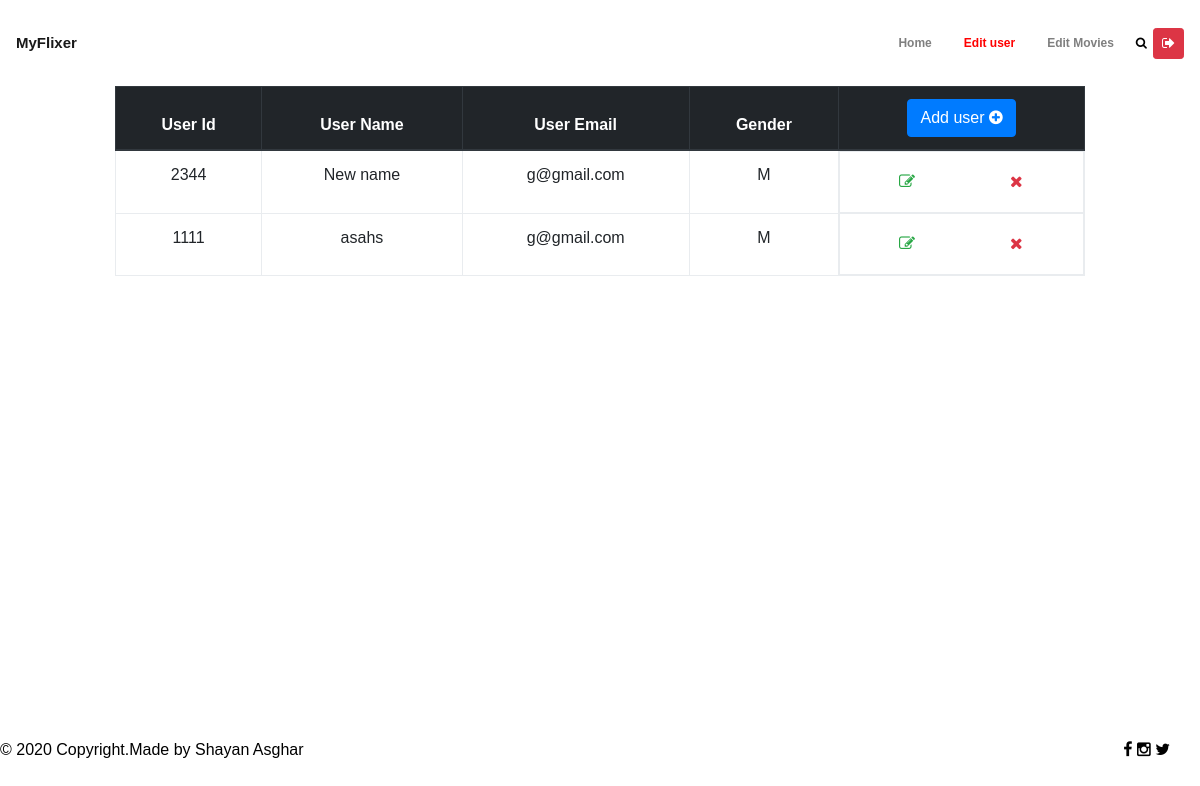
/home/users/ (signed in), run on an earlier commit of the app's database.
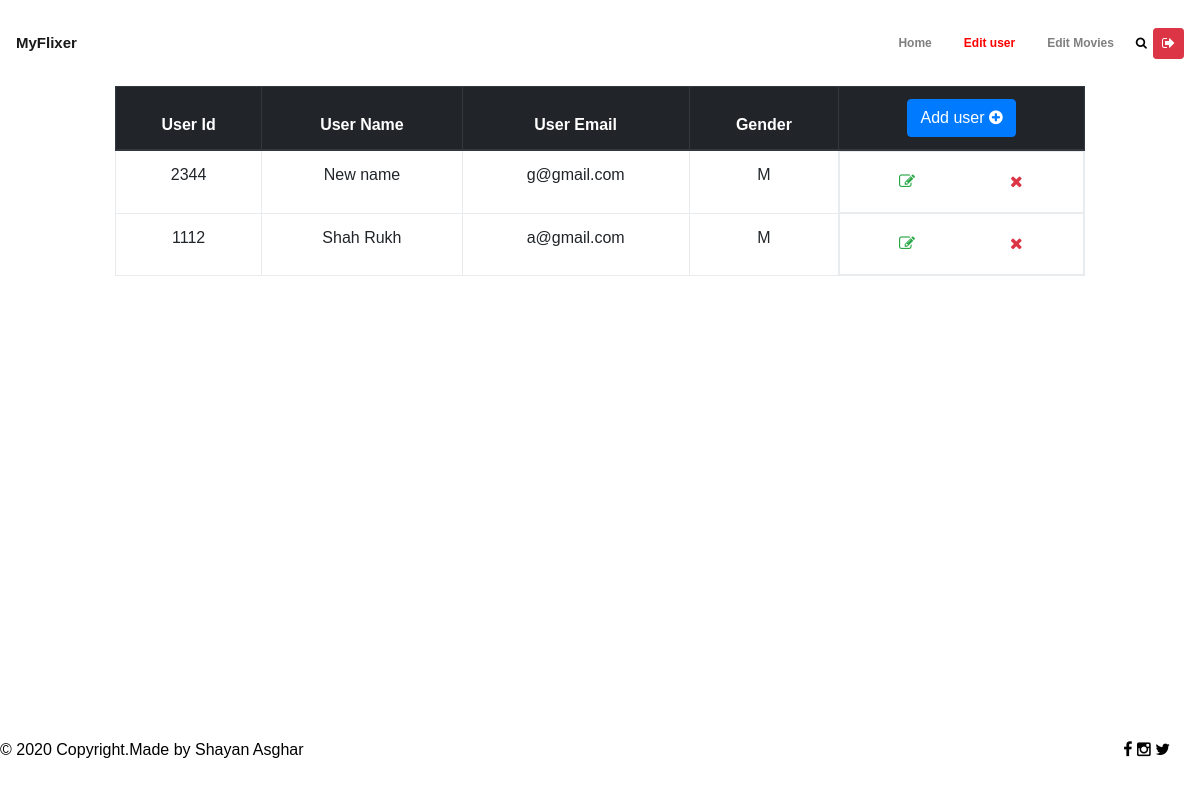
And on a later commit of the database.
### Flixer/models.py (models this page shows, shortened)
class User(models.Model):
    user_id = models.CharField(max_length=30, primary_key=True)
    name = models.CharField(max_length=200)
    password = models.CharField(max_length=20)
    gender = models.CharField(max_length=2,
                              choices=[('M', 'Male'),
                                       ('F', 'Female')])
    email = models.EmailField()

### Flixer/views.py (the view)
# urls.py: path('home/users/', views.userPage, name="user-page"),
def userPage(request, added='no'):
    if request.session.get('admin', False):
        userData = User.objects.all()
        return render(request, 'admin_pages/usersData.html', {'userData': userData, 'added': added})
    else:
        return start(request)

### Flixer/templates/admin_pages/usersData.html (shortened to what the changed rows need)
<!DOCTYPE html>
<html lang="en">
	<head>
        {% load static %}
        <link rel="stylesheet" type="text/css" href="{% static 'css/font-awesome.min.css' %}">
		<link rel="stylesheet" type = "text/css" href="{% static 'css/bootstrap.min.css' %}">
		<link rel="stylesheet" type="text/css" href="{% static 'css/styleUser.css' %}">
	</head>
        <body>
		<div class="main">
			<div class="content">
				<div class="container-fluid">
                    <div class = "userTable">
                        <table class = "table table-hover table-bordered">
                            <thead class = "thead-dark">
                                <tr>
                                    <th>User Id</th>
                                    <th>User Name</th>
                                    <th>User Email</th>
                                    <th>Gender</th>
                                    <th>
                                    <button type="button" class="btn btn-primary" data-toggle="modal" data-target="#exampleModalCenter">
                                      Add user
                                        <i class = "fa fa-plus-circle"></i>
                                    </button>
                                    </th>
                                </tr>
                            </thead>
                            <tbody>
                                {% for lines in userData %}
                                <tr>
                                        <td id = 'userId{{forloop.counter0}}'>{{ lines.user_id}}</td>
                                        <td>{{ lines.name}}</td>
                                        <td>{{ lines.email}}</td>
                                        <td>{{ lines.gender }}</td>
                                        <td id = "buttonGroup" style = "display: flex; justify-content: space-evenly;">
                                        <div class = "buttonGroupForm">
                                            <button type="button" onclick = "getId('userId{{forloop.counter0}}')" class="btn btn-outline-success" data-toggle="modal" data-target="#modalUserEdit">
                                                <i class = "fa fa-edit"></i>
                                            </button>
                                        </div>
                                        <form class = "buttonGroupForm" method="post" id = "deleteform" onsubmit = "return checkDelete()" action = "{% url 'Flixer:user-delete' %}">
                                            <button class = "btn btn-outline-danger" type="submit" ><i class = "fa fa-remove"></i></button>
                                        </form>
                                        </td>
                                </tr>
                                {% endfor %}
                            </tbody>
                        </table>
                    </div>
				</div>
			</div>
        </div>
</body>
</html>

What changed in the data, as far as the page shows it:
removed User: user_id "1111", name "asahs", email "g@gmail.com", gender "M"
added User: user_id "1112", name "Shah Rukh", email "a@gmail.com", gender "M"
